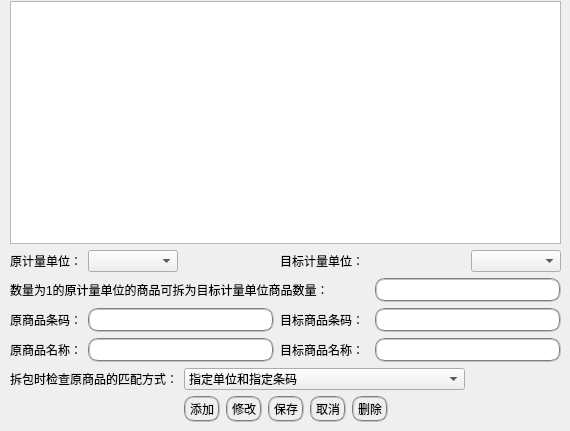
         <widget class="QWidget" name="Auto_page">
          <widget class="QWidget" name="layoutWidget">
           <property name="geometry">
            <rect>
             <x>10</x>
             <y>1</y>
             <width>551</width>
             <height>421</height>
            </rect>
           </property>
           <layout class="QVBoxLayout" name="verticalLayout_7">
            <item>
             <widget class="QTableView" name="Auto_tableView"/>
            </item>
            <item>
             <layout class="QGridLayout" name="gridLayout_3">
              <item row="0" column="0">
               <widget class="QLabel" name="label_7">
                <property name="sizePolicy">
                 <sizepolicy hsizetype="Maximum" vsizetype="Preferred">
                  <horstretch>0</horstretch>
                  <verstretch>0</verstretch>
                 </sizepolicy>
                </property>
                <property name="styleSheet">
                 <string notr="true">background:transparent</string>
                </property>
                <property name="text">
                 <string>原计量单位：</string>
                </property>
               </widget>
              </item>
              <item row="0" column="1">
               <widget class="QComboBox" name="Original_comboBox"/>
              </item>
              <item row="0" column="3" colspan="2">
               <widget class="QLabel" name="label_8">
                <property name="sizePolicy">
                 <sizepolicy hsizetype="Maximum" vsizetype="Preferred">
                  <horstretch>0</horstretch>
                  <verstretch>0</verstretch>
                 </sizepolicy>
                </property>
                <property name="styleSheet">
                 <string notr="true">background:transparent</string>
                </property>
                <property name="text">
                 <string>目标计量单位：</string>
                </property>
               </widget>
              </item>
              <item row="0" column="5">
               <widget class="QComboBox" name="Goal_comboBox"/>
              </item>
              <item row="1" column="0" colspan="4">
               <widget class="QLabel" name="label">
                <property name="styleSheet">
                 <string notr="true">background:transparent</string>
                </property>
                <property name="text">
                 <string>数量为1的原计量单位的商品可拆为目标计量单位商品数量：</string>
                </property>
               </widget>
              </item>
              <item row="1" column="4" colspan="2">
               <widget class="QLineEdit" name="lineEdit_6">
                <property name="styleSheet">
                 <string notr="true">border: 2px groove gray; border-radius: 10px; padding: 2px 4px</string>
                </property>
               </widget>
              </item>
              <item row="2" column="0">
               <widget class="QLabel" name="label_9">
                <property name="styleSheet">
                 <string notr="true">background:transparent</string>
                </property>
                <property name="text">
                 <string>原商品条码：</string>
                </property>
               </widget>
              </item>
              <item row="2" column="1" colspan="2">
               <widget class="QLineEdit" name="lineEdit_2">
                <property name="styleSheet">
                 <string notr="true">border: 2px groove gray; border-radius: 10px; padding: 2px 4px</string>
                </property>
               </widget>
              </item>
              <item row="2" column="3">
               <widget class="QLabel" name="label_10">
                <property name="styleSheet">
                 <string notr="true">background:transparent</string>
                </property>
                <property name="text">
                 <string>目标商品条码：</string>
                </property>
               </widget>
              </item>
              <item row="2" column="4" colspan="2">
               <widget class="QLineEdit" name="lineEdit_3">
                <property name="styleSheet">
                 <string notr="true">border: 2px groove gray; border-radius: 10px; padding: 2px 4px</string>
                </property>
               </widget>
              </item>
              <item row="3" column="0">
               <widget class="QLabel" name="label_11">
                <property name="styleSheet">
                 <string notr="true">background:transparent</string>
                </property>
                <property name="text">
                 <string>原商品名称：</string>
                </property>
               </widget>
              </item>
              <item row="3" column="1" colspan="2">
               <widget class="QLineEdit" name="lineEdit_5">
                <property name="styleSheet">
                 <string notr="true">border: 2px groove gray; border-radius: 10px; padding: 2px 4px</string>
                </property>
               </widget>
              </item>
              <item row="3" column="3">
               <widget class="QLabel" name="label_12">
                <property name="styleSheet">
                 <string notr="true">background:transparent</string>
                </property>
                <property name="text">
                 <string>目标商品名称：</string>
                </property>
               </widget>
              </item>
              <item row="3" column="4" colspan="2">
               <widget class="QLineEdit" name="lineEdit_4">
                <property name="styleSheet">
                 <string notr="true">border: 2px groove gray; border-radius: 10px; padding: 2px 4px</string>
                </property>
               </widget>
              </item>
              <item row="4" column="0" colspan="2">
               <widget class="QLabel" name="label_13">
                <property name="sizePolicy">
                 <sizepolicy hsizetype="Maximum" vsizetype="Preferred">
                  <horstretch>0</horstretch>
                  <verstretch>0</verstretch>
                 </sizepolicy>
                </property>
                <property name="styleSheet">
                 <string notr="true">background:transparent</string>
                </property>
                <property name="text">
                 <string>拆包时检查原商品的匹配方式：</string>
                </property>
               </widget>
              </item>
              <item row="4" column="2" colspan="3">
               <widget class="QComboBox" name="comboBox">
                <property name="styleSheet">
                 <string notr="true"/>
                </property>
                <item>
                 <property name="text">
                  <string>指定单位和指定条码</string>
                 </property>
                </item>
                <item>
                 <property name="text">
                  <string>指定单位和自动查找相同产品</string>
                 </property>
                </item>
                <item>
                 <property name="text">
                  <string>指定单位和指定商品名称</string>
                 </property>
                </item>
               </widget>
              </item>
             </layout>
            </item>
            <item>
             <layout class="QHBoxLayout" name="horizontalLayout_17">
              <item>
               <spacer name="horizontalSpacer_22">
                <property name="orientation">
                 <enum>Qt::Horizontal</enum>
                </property>
                <property name="sizeHint" stdset="0">
                 <size>
                  <width>40</width>
                  <height>20</height>
                 </size>
                </property>
               </spacer>
              </item>
              <item>
               <layout class="QHBoxLayout" name="horizontalLayout_16">
                <item>
                 <widget class="QPushButton" name="Add_Unit_pushButton_2">
                  <property name="styleSheet">
                   <string notr="true">border: 2px groove gray; border-radius: 10px; padding: 2px 4px</string>
                  </property>
                  <property name="text">
                   <string>添加</string>
                  </property>
                 </widget>
                </item>
                <item>
                 <widget class="QPushButton" name="Modify_Unit_pushButton_2">
                  <property name="styleSheet">
                   <string notr="true">border: 2px groove gray; border-radius: 10px; padding: 2px 4px</string>
                  </property>
                  <property name="text">
                   <string>修改</string>
                  </property>
                 </widget>
                </item>
                <item>
                 <widget class="QPushButton" name="Save_Unit_pushButton_2">
                  <property name="styleSheet">
                   <string notr="true">border: 2px groove gray; border-radius: 10px; padding: 2px 4px</string>
                  </property>
                  <property name="text">
                   <string>保存</string>
                  </property>
                 </widget>
                </item>
                <item>
                 <widget class="QPushButton" name="Cancle_Unit_pushButton_2">
                  <property name="styleSheet">
                   <string notr="true">border: 2px groove gray; border-radius: 10px; padding: 2px 4px</string>
                  </property>
                  <property name="text">
                   <string>取消</string>
                  </property>
                 </widget>
                </item>
                <item>
                 <widget class="QPushButton" name="Delete_Unit_pushButton_2">
                  <property name="styleSheet">
                   <string notr="true">border: 2px groove gray; border-radius: 10px; padding: 2px 4px</string>
                  </property>
                  <property name="text">
                   <string>删除</string>
                  </property>
                 </widget>
                </item>
               </layout>
              </item>
              <item>
               <spacer name="horizontalSpacer_23">
                <property name="orientation">
                 <enum>Qt::Horizontal</enum>
                </property>
                <property name="sizeHint" stdset="0">
                 <size>
                  <width>40</width>
                  <height>20</height>
                 </size>
                </property>
               </spacer>
              </item>
             </layout>
            </item>
           </layout>
          </widget>
         </widget>
